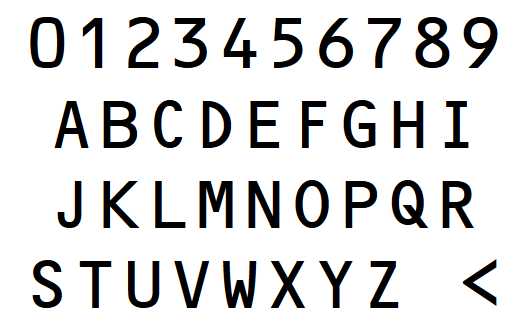
#> input picture OCR-B_ISO1073-2.PNG, 525 x 329 px
$ jupyter execute --allow-errors OCR_mrz.ipynb   (shell and % lines are left out)
#> lines starting #> are read from the running program, lines starting #| are printed output that depends on the picture; after the words box and inside, x2 and y2 are one past the last pixel; in counts of white or black regions, pixels touching at a corner belong together
[cell 1]
!cd MRZ_Generator/ && mkdir result
!cd MRZ_Generator/result && mkdir images && mkdir masks && type nul >>  MRZ_values.json
# !cd MRZ_Generator/ && python ./main.py

[cell 2]
# localno

# Model

[cell 3]
import torch
import torchvision
from torch.utils.data import Dataset
from torch.utils.data import DataLoader
from PIL import Image
import numpy as np
import os

import torch
import torch.nn as nn
import torchvision.transforms.functional as TF

import matplotlib.pyplot as plt

TEST = False

# dupla konvolucija za svaki korak u UNET-u
class DoubleConv(nn.Module):
    # [10 lines left out: function __init__, not called in this run]

    def forward(self, x):
        return self.conv(x)


# features je borj kanala (featura) u UNET-u za jednu stranu, druga strana ide u suprotnom smjeru po polju
# npr. za torch.Size([3, 256, 40, 40])
# 2d polje od 40x40 gdje svaki element ima polje od 256 elemenata, to su ti featuri? , svaki od tih elementata ima 3 elem. za RGB
# ulaznih kanala imamo 3 jer je rgb a izlaznih 1 jer imamo samo jednu kategoriju (2, ili je ili nije)
class UNET(nn.Module):
    def __init__(self, in_channels=3, out_channels=1, features=[64, 128, 256, 512]):
        super(UNET, self).__init__()
        self.ups = nn.ModuleList()
        self.downs = nn.ModuleList()
        self.pool = nn.MaxPool2d(kernel_size=2, stride=2)

        #Down part
        for feature in features:
            self.downs.append(DoubleConv(in_channels, feature))
            in_channels = feature

        #Up part
        for feature in reversed(features):
            self.ups.append(
                nn.ConvTranspose2d(
                    feature*2, feature, kernel_size=2, stride=2
                )
            )
            self.ups.append(DoubleConv(feature*2, feature))

        self.bottleneck = DoubleConv(features[-1], features[-1]*2)
        self.final_conv = nn.Conv2d(features[0], out_channels, kernel_size=1)


    # [51 lines left out: functions forward, test, not called in this run]

# TEST = True
# test()

[cell 4]
IMAGE_HEIGHT = 160*3
IMAGE_WIDTH = 240*3

import torch
import albumentations as A
from albumentations.pytorch import ToTensorV2
from tqdm import tqdm
import torch.nn as nn
import torch.optim as optim
import matplotlib.pyplot as plt
import numpy as np
import cv2

#> (the rest of this cell did not finish here and is left out)

[cell 5]
device="cpu"

#> (the rest of this cell did not finish here and is left out)

# Load model

[cell 6]
from google.colab import drive
drive.mount('/content/drive',  force_remount=True)
# !cp drive/MyDrive/checkpoint_98.pth.tar .

# Functions

[cell 7]
import cv2
import imutils
from imutils import contours
import json

methods = [cv2.TM_CCOEFF, cv2.TM_CCOEFF_NORMED, cv2.TM_CCORR,
        cv2.TM_CCORR_NORMED, cv2.TM_SQDIFF, cv2.TM_SQDIFF_NORMED]

method = methods[3]
# [36 lines left out: function get_text_pred, not called in this run]

[cell 8]
# [24 lines left out: function get_mrz_image, not called in this run]

[cell 9]
# [5 lines left out: function get_roi, not called in this run]

[cell 10]
# [14 lines left out: function get_contours, not called in this run]

[cell 11]
# [27 lines left out: function un_warp, not called in this run]

[cell 12]
# [16 lines left out: function find_char_BB, not called in this run]

[cell 13]
# [28 lines left out: function pred_chars, not called in this run]

[cell 14]
ref = cv2.imread('./OCR-B_ISO1073-2.PNG')
#> ref is the input picture: shape (329, 525, 3); mean B, G, R 218.7, 218.7, 218.7

ref = cv2.cvtColor(ref, cv2.COLOR_BGR2GRAY)
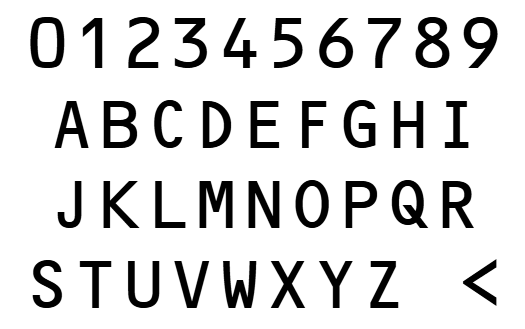
#> ref: shape (329, 525); min 0, max 255, mean 218.7
ref = cv2.threshold(ref, 200, 60, cv2.THRESH_BINARY_INV)[1]
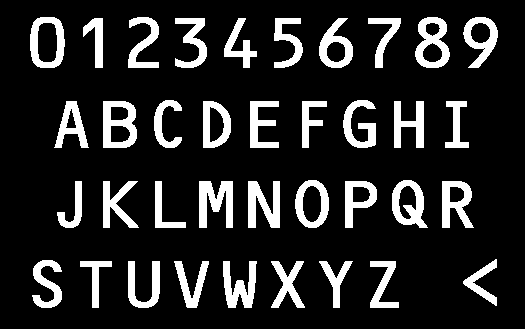
#> ref: shape (329, 525); values 0 (black) and 60 (white), 15.4% white; 37 white regions

refCnts = cv2.findContours(ref.copy(), cv2.RETR_EXTERNAL,
                           cv2.CHAIN_APPROX_SIMPLE)
#> refCnts = 37 contours; largest, box (x1, y1, x2, y2) and area: (30, 17, 65, 68) 1489, (103, 101, 137, 148) 1408, (415, 17, 450, 68) 1291, (295, 180, 329, 228) 1258, (392, 180, 428, 228) 1191
refCnts = imutils.grab_contours(refCnts)
refCnts = contours.sort_contours(refCnts, method="top-to-bottom")[0]
digits = {}

for (i, c) in enumerate(refCnts):
    (x, y, w, h) = cv2.boundingRect(c)
    roi = ref[y:y + h, x:x + w]
    roi = cv2.resize(roi, (57, 88))
    digits[i] = roi
#> this loop made 37 passes
#> (x, y, w, h) on passes 1 to 12: (463, 17, 35, 51), (415, 17, 35, 51), (128, 17, 31, 51), (30, 17, 35, 51), (368, 18, 33, 50), (319, 18, 34, 50), (274, 18, 29, 50), (224, 18, 33, 50), (175, 18, 32, 50), (83, 18, 20, 50), (343, 100, 33, 48), (154, 100, 28, 48)
#> pass 1, `roi = ref[y:y + h, x:x + w]`:
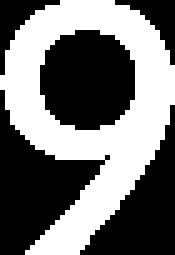
#> roi: shape (51, 35) (shown 5 times larger); values 0 (black) and 60 (white), 45.2% white; 1 white region, box (x1, y1, x2, y2) and area: (0, 0, 35, 51) 806
#> pass 1, `roi = cv2.resize(roi, (57, 88))`:
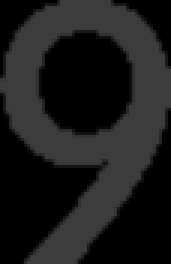
#> roi: shape (88, 57) (shown 3 times larger); min 0, max 60, mean 27.1
#> pass 2, `roi = ref[y:y + h, x:x + w]`:
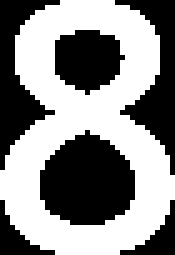
#> roi: shape (51, 35) (shown 5 times larger); values 0 (black) and 60 (white), 53.7% white; 6 black regions, box (x1, y1, x2, y2) and area: (8, 26, 27, 45) 269, (23, 0, 35, 35) 169, (0, 0, 12, 34) 166, (11, 6, 25, 19) 134, (0, 40, 11, 51) 44, (24, 40, 35, 51) 44
#> pass 2, `roi = cv2.resize(roi, (57, 88))`:
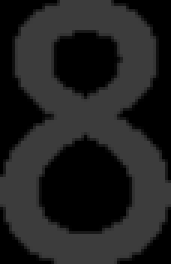
#> roi: shape (88, 57) (shown 3 times larger); min 0, max 60, mean 32.3
#> after the loop, digits = 37 items

[cell 15]
# for digit in digits:
#     plt.imshow(digits[digit])
#     plt.show()
digits_index_to_char = "9820765431GCIHFEDBAQORPNMLKJ<SZYXWVUT"

# Pred Text

[cell 16]
import cv2
import imutils
from imutils import contours
import json

#> (the rest of this cell did not finish here and is left out)

[cell 17]
correct_img = dict()
#> correct_img = 0 items

for idx in digits_index_to_char:
    correct_img[idx] = []
#> after the loop, correct_img = 37 items

[cell 18]
from functools import partial
from tqdm import tqdm
tqdm = partial(tqdm, position=0, leave=True)

from string import Template

#> (the rest of this cell did not finish here and is left out)

id for errors :
491, 1636, 1988

[cell 19]
!cd data/val_images/ && ls

[cell 20]
# plt.imshow(correct_img['9'][6])
# print(correct_img['9'][6].shape)
from string import Template

counter = 0

correct_img_dict = dict()

for idx in digits_index_to_char:
    correct_img_dict[idx] = []

path = './chars/'

template = Template( './chars/${name}.bmp')

for idx in correct_img:
    for idy in correct_img[idx]:
        counter += 1;
        correct_img_dict[idx].append(counter)
        cv2.imwrite(template.substitute(name=counter),idy)
#> this loop made 37 passes
#> idx on passes 1 to 12: '9', '8', '2', '0', '7', '6', '5', '4', '3', '1', 'G', 'C'
#> after the loop, counter = 0
print(counter)
#| 0
with open("chars_dict.json", "w") as outfile:
    json.dump(correct_img_dict, outfile)

#> (a cell that did not finish here is left out)

# Create dataset from chars

[cell 22]
import json
from string import Template

# path = Template( './chars/${id}.bmp')
# path.substitute(id=counter)

in_dict = {}

with open("chars_dict.json", "r") as filez:
    in_dict=filez.read()

in_dict = json.loads(in_dict)
print(in_dict)
digits_index_to_char = "9820765431GCIHFEDBAQORPNMLKJ<SZYXWVUT"

[cell 23]
print(len(digits_index_to_char))
for char in digits_index_to_char:
    print(char, len(correct_img_dict[char]))
